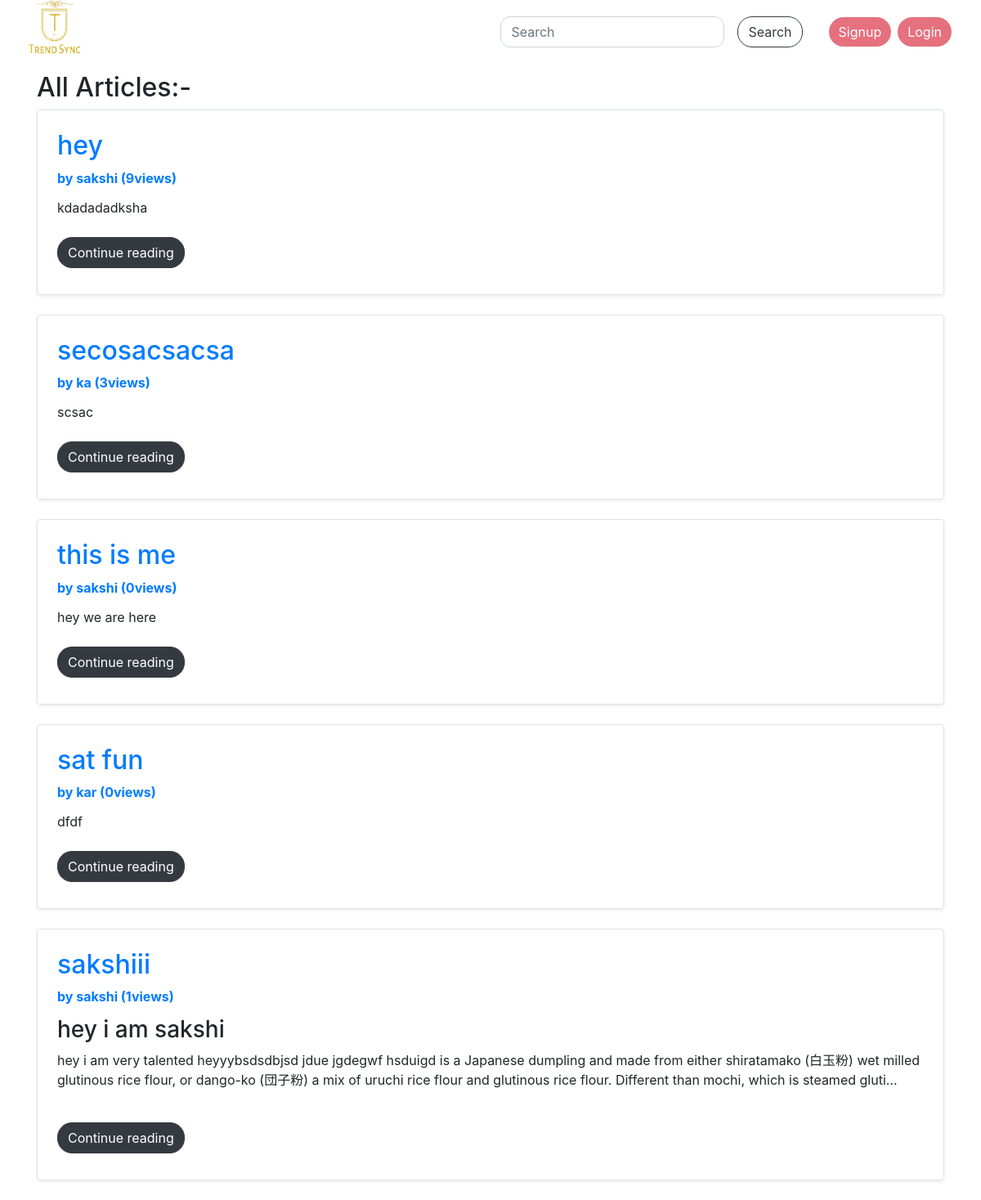
Screenshot of /app1/ with the database file from the repository.
### app1/models.py (models this page shows)
class Post(models.Model):
   sno=models.AutoField(primary_key=True)
   title=models.CharField(max_length=100)
   content=models.TextField()
   author=models.CharField(max_length=20)
   views=models.IntegerField(default=0)
   slug=models.CharField(max_length=130)
   thumbnail=models.ImageField(upload_to="app1/images",default='')
   timestamp=models.DateTimeField(blank=True)
   def __str__(self):
       return self.title

### app1/views.py (the view)
# urls.py: path('',views.blogHome,name="blogHome"),
def blogHome(request):
    allPosts=Post.objects.all()
    print(allPosts)
    context={'allPosts':allPosts}
    return render(request,'blogHome.html',context)

### home/templates/blogHome.html (shortened to what this page needs)
{% extends 'base.html' %} {% block title %} blogHome {% endblock title %} {% load static %}
{% block body %} {% load static %}
<div class="container my-3">
    <h2>All Articles:-</h2>
    {% for post in allPosts %}
    <div class="row no-gutters border rounded overflow-hidden flex-md-row mb-4 shadow-sm h-md-250 position-relative">
        <div class="col p-4 d-flex flex-column position-static">
            <strong class="d-inline-block mb-2 text-primary"><h2>{{post.title}}</h2> by {{post.author}} ({{post.views}}views)</strong>
            <p class="card-text mb-auto">
                <div class="preview">{{post.content|safe |truncatechars:300}}</div>
            </p>
            <div class="my-2">
                <a href="{{post.slug}}" style="border-radius: 18px;" type="button" class="btn btn-dark">Continue reading</a>
            </div>
        </div>
    </div>
    {% endfor %}
</div>
{% endblock %}

### home/templates/base.html (shortened to what this page needs)
<!doctype html>
<html lang="en">
<head>
    <link rel="stylesheet" href="https://cdn.jsdelivr.net/npm/bootstrap@4.5.3/dist/css/bootstrap.min.css">
</head>
<body>
    <nav class="navbar navbar-expand-lg navbar-dark " style="margin-bottom:-30px; margin-top:-24px; ">
        <a class="navbar-brand" href="#">
            <img src="static/images/logo.png" style="width:100px;height:100px" alt="" loading="lazy">
        </a>
        <div class="collapse navbar-collapse" id="navbarSupportedContent">
            <ul class="navbar-nav mr-auto">
                <li class="nav-item  {% block homeactive %}{% endblock homeactive %}">
                    <a class="nav-link" href="/">
                        <h5>Home </h5><span class="sr-only">(current)</span></a>
                </li>
                <li class="nav-item {% block aboutactive %}{% endblock aboutactive %}" ;>
                    <a class="nav-link" href="/about">
                        <h5>About Us</h5>
                    </a>
                </li>
                <li class="nav-item {% block blogactive %}{% endblock blogactive %}">
                    <a class="nav-link" href="/app1">
                        <h5>Blog</h5>
                    </a>
                </li>
                <li class="nav-item {% block contactactive %}{% endblock contactactive %}">
                    <a class="nav-link" href="/contact">
                        <h5>Contact Us</h5>
                    </a>
                </li>
            </ul>
            <div class="ml-auto">
                <form method="GET" action="/search" class="form-inline my-2 my-lg-0 mx-3 ">
                    <input class="form-control mr-sm-3 " style="border-radius: 12px" type="search " placeholder="Search " aria-label="Search " name="query" id="query">
                    <button class=" button btn btn-outline-dark my-2 my-sm-0 mr-2" style="border-radius: 18px" type="submit ">Search</button> {% if user.is_authenticated %}
                    <ul class=navbar-nav ml-auto>
                        <li class="nav-item dropdown">
                            <a class="nav-link dropdown-toggle" href="#" id="navbarDropdown" role="button" data-toggle="dropdown" aria-haspopup="true" aria-expanded="false">
                                your are logged in as {{request.user}}
                        </a>
                            <div class="dropdown-menu" aria-labelledby="navbarDropdown">
                                <a class="dropdown-item" href="/handlelogout">Logout</a>
                            </div>
                        </li>
                    </ul>
            </div>
            {% else %}
            <button type="button" class="button  mr-2 ml-4" style="border-radius: 18px" data-toggle="modal" data-target="#signupModal">
    Signup
  </button>
            <button type="button" class="button  mr-1" style="border-radius: 18px" data-toggle="modal" data-target="#loginModal">
    Login
  </button> {% endif %}
            </form>
        </div>
    </nav>
    {% block body %} {% endblock %} {% block js %} {% endblock js %}
</body>
</html>

### home/templates/base.html (style rules this page uses)
.nav-link { display: inline-block; }
.button { background-color: #e5707e; border: None; color: white; padding: 6px 12px; text-decoration: None; }

### rows the page displays
Post: title "hey", author "sakshi", views "9", content "kdadadadksha"
Post: title "secosacsacsa", author "ka", views "3", content "scsac"
Post: title "this is me", author "sakshi", views "0", content "hey we are here"
Post: title "sat fun", author "kar", views "0", content "dfdf"
Post: title "sakshiii", author "sakshi", views "1", content "hey i am sakshi hey i am very talented heyyybsdsdbjsd jdue jgdegwf hsduigd is a Japanese dumpling and made from either shiratamako (白玉粉) wet milled glutinous rice flour, or dango-ko (団子粉) a mix of uruchi rice flour and glutinous rice flour. Different than mochi, which is steamed gluti…"
